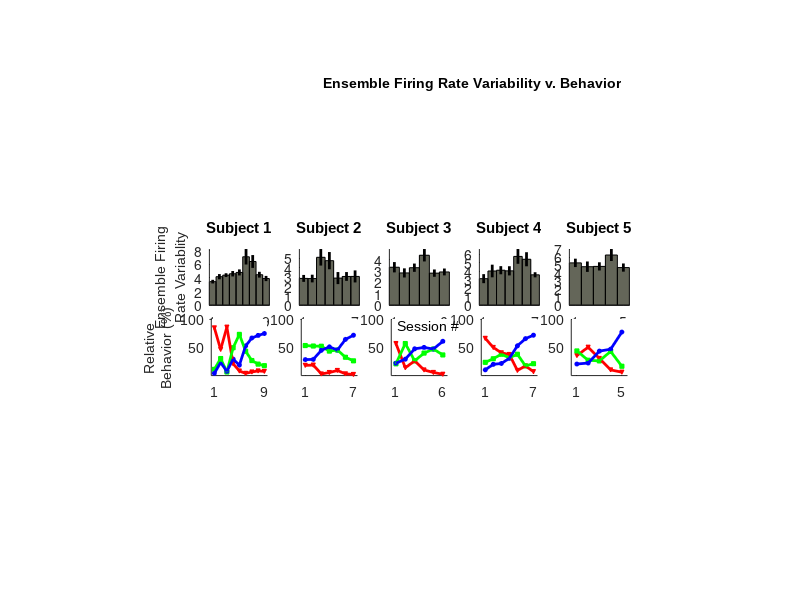

This chart was generated by the following MATLAB code:
%% Figure3 cont: A neural correlate of ICMS Learning Behavior
clear

scrnsz = get(0,'screensize');
figure('Position',scrnsz,'units','pixels')

% Set dots per inch
dpi = 96;

% From left to right
H = [3.5 5 6.5 8 9.5];

% From bottom to top
V = [4 5.25];

% Layout of axes
pos      = [H(1)*dpi  V(2)*dpi  1*dpi 1*dpi;
            H(2)*dpi  V(2)*dpi  1*dpi 1*dpi;
            H(3)*dpi  V(2)*dpi  1*dpi 1*dpi;
            H(4)*dpi  V(2)*dpi  1*dpi 1*dpi;
            H(5)*dpi  V(2)*dpi  1*dpi 1*dpi;
            
            H(1)*dpi  V(1)*dpi  1*dpi 1*dpi;
            H(2)*dpi  V(1)*dpi  1*dpi 1*dpi;
            H(3)*dpi  V(1)*dpi  1*dpi 1*dpi;
            H(4)*dpi  V(1)*dpi  1*dpi 1*dpi;
            H(5)*dpi  V(1)*dpi  1*dpi 1*dpi];

%%%%%%%%%%%%%%%%%%%%%%%%%%%%%%%%%%%%%%%%%%%%%%%%%%
%%% Ensemble NC Learning Subplots: Axes 1 - 10 %%%
%%%%%%%%%%%%%%%%%%%%%%%%%%%%%%%%%%%%%%%%%%%%%%%%%%
cd('C:\Program Files\MATLAB\R2006b\work\Learning_ICMS_figures')
% Grab ensemble Firing rate data for test hemisphere
load('Subject_SDs_test.mat')
% Grab subjects' behavioral data
load('Subjects_Behavior.mat')

means = {R29_mean; V1_mean; V4_mean; V7_mean; V8_mean};
ses   = {R29_SE;   V1_SE;   V4_SE;   V7_SE;   V8_SE};

% Axes pointers
axs1   = 1:5;
axs2   = 6:10;

for p = 1:size(pos,1)/2
    beh_sum = subject_Behavior{p};
    
    if p == 1
        metric = eval(['length(file_list' num2str(p) ')']);
        axes('units','pixels','position',pos(axs1(p),:)),
        bar(means{p},'edge','k','facecolor',[0.3912 0.3990 0.350],'barwidth',1)
        line([1:metric;1:metric],[means{p}-ses{p};means{p}+ses{p}],'color','k','linewidth',2)
        ylabel([{'Ensemble Firing'};{'Rate Variablity'}],'fontsize',10,'fontname','arial')
        title(['Subject ' num2str(p)],'fontweight','bold','fontname','arial')
        set(gca,'xtick',[1 length(means{p})])
        set(gca,'xticklabel',{'1';num2str(metric)})
        axis tight
%         ylim([0 1])
%         set(gca,'ytick',[0 1])
        
        axes('units','pixels','position',pos(axs2(p),:)),
        plot(beh_sum(3,:),'vr','markerfacecolor','r','markersize',3),hold on,
        plot(beh_sum(2,:),'sg','markerfacecolor','g','markersize',3)
        plot(beh_sum(1,:),'ob','markerfacecolor','b','markersize',3)
        plot(beh_sum(3,:),'r','linewidth',2)
        plot(beh_sum(2,:),'g','linewidth',2)
        plot(beh_sum(1,:),'b','linewidth',2)

        ylim([0 100])
        xlim([0.5 size(beh_sum,2)+0.5])
        ylabel([{'Relative'}; {'Behavior (%)'}],'fontsize',10,'fontname','arial')
        set(gca,'xtick',[1 size(beh_sum,2)])
        set(gca,'xticklabel',{'1';num2str(size(beh_sum,2))})
        set(gca,'ytick',[50 100])
        set(gca,'yticklabel',{'50';'100'})
        set(gca,'fontname','arial','fontsize',10)
        axis square
    else
        metric = eval(['length(file_list' num2str(p) ')']);
        axes('units','pixels','position',pos(axs1(p),:)),
        bar(means{p},'edge','k','facecolor',[0.3912 0.3990 0.350],'barwidth',1)
        line([1:metric;1:metric],[means{p}-ses{p};means{p}+ses{p}],'color','k','linewidth',2)
        title(['Subject ' num2str(p)],'fontweight','bold','fontname','arial')
        set(gca,'xtick',[1 length(means{p})])
        set(gca,'xticklabel',{'1';num2str(metric)})
        axis tight
%         ylim([0 1])
%         set(gca,'ytick',[0 1])
        
        axes('units','pixels','position',pos(axs2(p),:)),
        plot(beh_sum(3,:),'vr','markerfacecolor','r','markersize',3),hold on,
        plot(beh_sum(2,:),'sg','markerfacecolor','g','markersize',3)
        plot(beh_sum(1,:),'ob','markerfacecolor','b','markersize',3)
        plot(beh_sum(3,:),'r','linewidth',2)
        plot(beh_sum(2,:),'g','linewidth',2)
        plot(beh_sum(1,:),'b','linewidth',2)

        ylim([0 100])
        xlim([0.5 size(beh_sum,2)+0.5])
        set(gca,'xtick',[1 size(beh_sum,2)])
        set(gca,'xticklabel',{'1';num2str(size(beh_sum,2))})
        set(gca,'ytick',[50 100])
        set(gca,'yticklabel',{'50';'100'})
        set(gca,'fontname','arial','fontsize',10)
        axis square
    end
end

set(findobj(gcf,'Type','axes'),'box','off')
set(gcf,'color','w')

annotation('textbox',[.405 0.85 .05 .05],'string','Ensemble Firing Rate Variability v. Behavior','fontname','arial','fontsize',10,'fontweight','bold','edgecolor','none');
annotation('textbox',[.497 0.45 .05 .05],'string','Session #', 'fontname','arial','fontsize',10,'edgecolor','none');